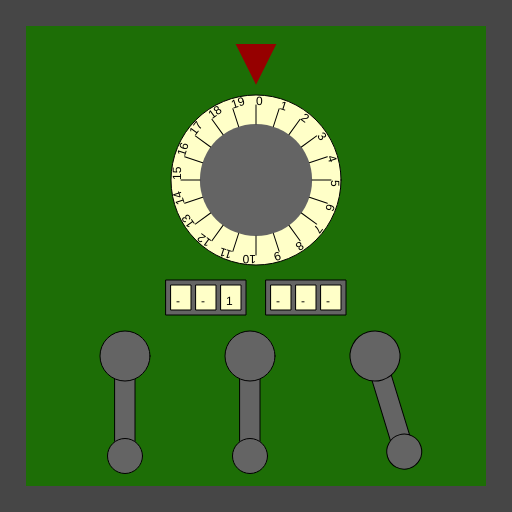
Frame 1 (no input)
Frame 60 (no input): identical to frame 1, image omitted
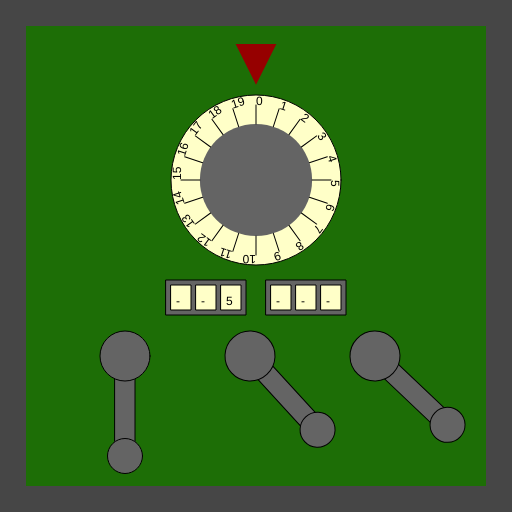
Frame 120 (the mouse pressed at the canvas centre since frame 60)

The p5.js sketch that drew these frames (run headless with seeded random() and noise() and a simulated clock; from frame 60 on, the mouse is pressed at the canvas centre):

// p5.js sketch
// ── sketch.js
/*

Officer: 3977425
CaseNum: 303-3-14971134-3977425

Case 303 - The Case of the Crooked Attorney
Stage 4 - The Courthouse

Torvalds has his final safe in his courthouse chambers. Luckily there is a court case proceeding.
You can sneak into his chambers whilst he makes his closing statement.

Crack the safe by doing the following:

	When the mouse button is released:
	- Use the 'map' function to scale mouseX to values ranging from 2 to 18.
	- Assign the output to SecretLockerKey_a

	Whilst the mouse is moving:
	- Use the 'map' function to scale mouseX to values ranging from 1 to 10.
	- Assign the output to SecretLockerKey_b

	When any key is released:
	- Make SecretLockerKey_c equal to the value of 'keyCode'

	When the mouse button is released:
	- Use the 'map' function to scale mouseX to values ranging from 11 to 67.
	- Assign the output to SecretLockerKey_d

	When the mouse button is pressed:
	- Use the 'map' function to scale mouseY to values ranging from 12 to 73.
	- Assign the output to SecretLockerKey_e

	Whilst the mouse is moving:
	- Use the 'map' function to scale mouseX to values ranging from 17 to 76.
	- Assign the output to SecretLockerKey_f



This time you'll need to create the relevant event handlers yourself.

There are many possible ways of investigating this case, but you
should use ONLY the following commands:

	- The assignment operator aka. the equals sign !
	- mouseX, mouseY
	- key, keyCode
	- random
	- map

*/

//declare the variables

var SecretLockerKey_a;
var SecretLockerKey_b;
var SecretLockerKey_c;
var SecretLockerKey_d;
var SecretLockerKey_e;
var SecretLockerKey_f;


function preload()
{
	//IMAGES WILL BE LOADED HERE

}

function setup()
{
	createCanvas(512,512);

	//initialise the variables
	SecretLockerKey_a = 0;
	SecretLockerKey_b = "";
	SecretLockerKey_c = "";
	SecretLockerKey_d = 0;
	SecretLockerKey_e = 0;
	SecretLockerKey_f = 0;

}

///////////////////EVENT HANDLERS///////////////////

//Create event handlers here to open the safe ...
function mouseReleased(){
	SecretLockerKey_a = map(mouseX, 0, width, 2, 18, true);
	SecretLockerKey_d = map(mouseX, 0, width, 11, 67, true);
}

function mousePressed(){
	SecretLockerKey_e = map(mouseY, 0, width, 12, 73, true);
}

function mouseMoved(){
	SecretLockerKey_b = map(mouseX, 0, width, 1, 10, true);
	SecretLockerKey_f = map(mouseX, 0, width, 17, 76, true);
}

function keyReleased(){
	SecretLockerKey_c = keyCode
}


///////////////DO NOT CHANGE CODE BELOW THIS POINT///////////////////

function draw()
{

	//Draw the safe door
	background(70);
	noStroke();
	fill(29,110,6);
	rect(26,26,width-52,width-52);

	//Draw the combination dial
	push();
	translate(256,180);
	drawDial(170,SecretLockerKey_a,20);
	pop();

	//Draw the spinners
	push();
	translate(206,280);
	drawSpinner(3, SecretLockerKey_b);
	pop();

	push();
	translate(306,280);
	drawSpinner(3, SecretLockerKey_c);
	pop();

	//Draw the levers
	push();
	translate(125,356);
	drawLever(SecretLockerKey_d);
	pop();

	push();
	translate(250,356);
	drawLever(SecretLockerKey_e);
	pop();

	push();
	translate(375,356);
	drawLever(SecretLockerKey_f);
	pop();

}

function drawDial(diameter,num,maxNum)
{
	//the combination lock

	var r = diameter * 0.5;
	var p = r * 0.6;

	stroke(0);
	fill(255,255,200);
	ellipse(0,0,diameter,diameter);
	fill(100);
	noStroke();
	ellipse(0,0,diameter*0.66,diameter*0.66);
	fill(150,0,0);
	triangle(
		-p * 0.4,-r-p,
		p * 0.4,-r-p,
		0,-r-p/5
	);

	noStroke();

	push();
	var inc = 360/maxNum;

	rotate(radians(-num * inc));
	for(var i = 0; i < maxNum; i++)
	{
		push();
		rotate(radians(i * inc));
		stroke(0);
		line(0,-r*0.66,0,-(r-10));
		noStroke();
		fill(0);
		text(i,0,-(r-10));
		pop();
	}

	pop();
}

function drawLever(rot)
{
	push();
	rotate(radians(-rot))
	stroke(0);
	fill(100);
	rect(-10,0,20,100);
	ellipse(0,0,50,50);
	ellipse(0,100,35,35);
	pop();
}

function drawSpinner(numSpinners, val)
{
	var sw = 20;
	var ow = (sw + 5) * numSpinners + 5;
	stroke(0);
	fill(100);
	rect(-ow/2,0,ow,35);
	if(typeof(val) == "number")
	{
		val = floor(val).toString(); //convert to string
	}
	var d = numSpinners - val.length;

	for(var d = numSpinners - val.length; d > 0; d--)
	{
		val = "-" + val;
	}

	for(var i = 0; i < numSpinners; i++)
	{
		stroke(0);
		fill(255,255,200);
		rect(-ow/2 + i * (sw + 5) + 5,5,20,25);
		fill(0);
		noStroke();
		text(val[i],-ow/2 + sw/2 + i * (sw +5),25);
	}

}
